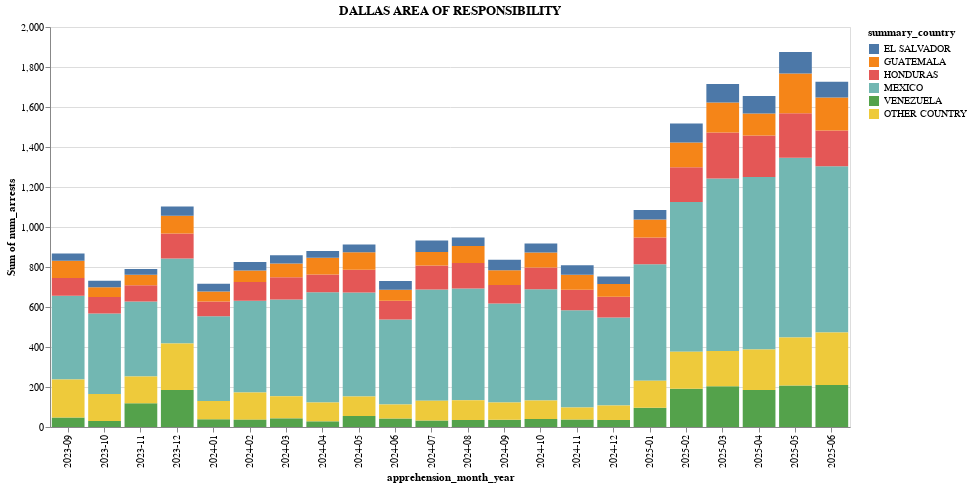

Notebook code for this chart:
### Code cell
plot_area_chart(arrests_df, 'DALLAS AREA OF RESPONSIBILITY', top_countries_overall(5), save=True)

### Figure 1 — Vega-Lite specification as saved in the notebook (floating-point values rounded to 4 significant figures; data arrays with more than 128 entries replaced by an {"elided": "..."} marker saying what was removed)
{"config": {"view": {"continuousWidth": 300, "continuousHeight": 300}}, "data": {"name": "data-7df72823abd7f95d82a917f5fcbab523"}, "mark": {"type": "bar"}, "encoding": {"color": {"field": "summary_country", "sort": ["EL SALVADOR", "GUATEMALA", "HONDURAS", "MEXICO", "VENEZUELA", "OTHER COUNTRY"], "type": "nominal"}, "x": {"field": "apprehension_month_year", "type": "ordinal"}, "y": {"aggregate": "sum", "field": "num_arrests", "type": "quantitative"}}, "height": 400, "title": "DALLAS AREA OF RESPONSIBILITY", "width": 800, "$schema": "https://vega.github.io/schema/vega-lite/v5.20.1.json", "datasets": {"data-7df72823abd7f95d82a917f5fcbab523": {"elided": "736 records"}}}
